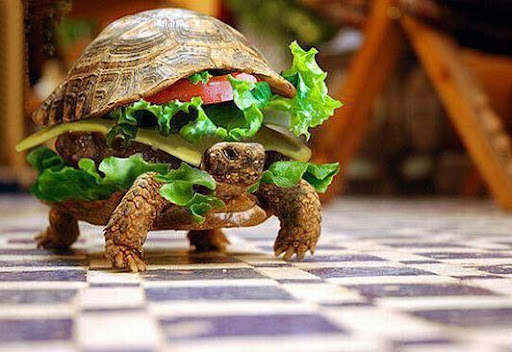
#> input picture assets/hamkroun.png, 512 x 352 px
$ python tuto1.py
#> lines starting #> are read from the running program, lines starting #| are printed output that depends on the picture
import cv2

img = cv2.imread('assets/hamkroun.png',1)
#> img is the input picture: shape (352, 512, 3); mean B, G, R 92.2, 118.9, 140.6
img = cv2.resize(img,(0,0),fx=0.5,fy=0.5)
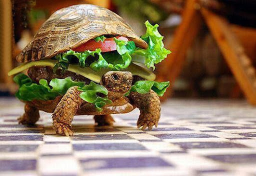
#> img: shape (176, 256, 3); mean B, G, R 92.4, 119, 140.7
img = cv2.rotate(img, cv2.ROTATE_90_COUNTERCLOCKWISE)
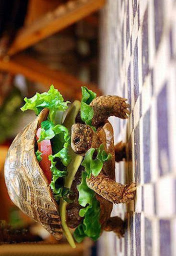
#> img: shape (256, 176, 3); mean B, G, R 92.4, 119, 140.7

cv2.imwrite('assets/new_img.png',img)
cv2.imshow('Image',img)
cv2.waitKey(0) # cv2.waitKey(2000)

cv2.destroyAllWindows()

$ run again, with assets/soccer_practice.jpg saved as assets/hamkroun.png
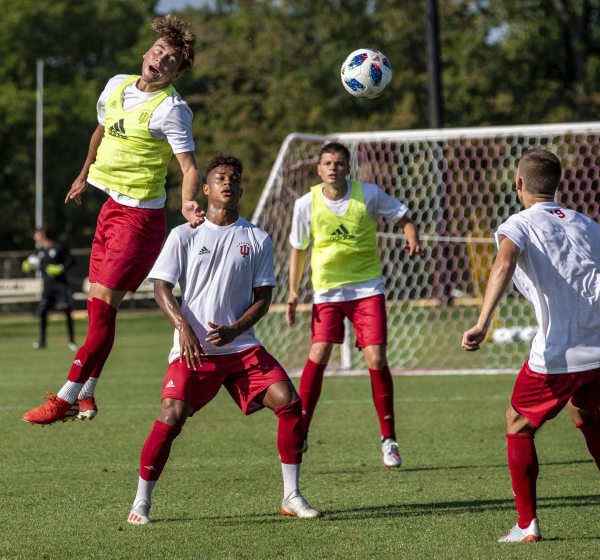
#> input picture assets/soccer_practice.jpg, 1200 x 1119 px (shown at 1/2 size)
#> img is the input picture: shape (1119, 1200, 3); mean B, G, R 70.9, 96, 102.6
#> `img = cv2.resize(img,(0,0),fx=0.5,fy=0.5)`:
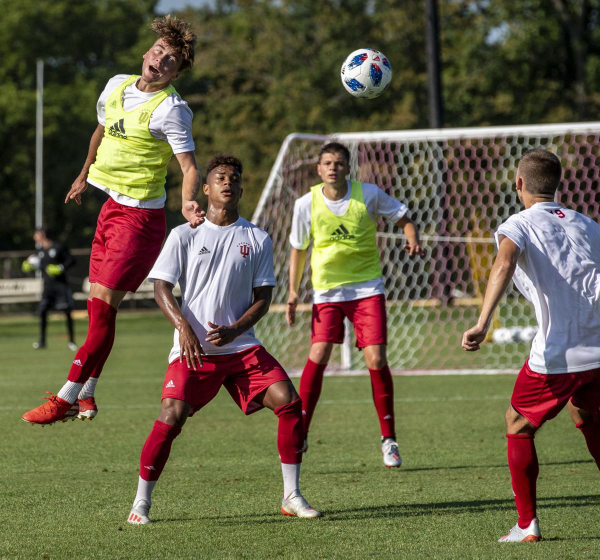
#> img: shape (560, 600, 3); mean B, G, R 71.1, 96.1, 102.7
#> `img = cv2.rotate(img, cv2.ROTATE_90_COUNTERCLOCKWISE)`:
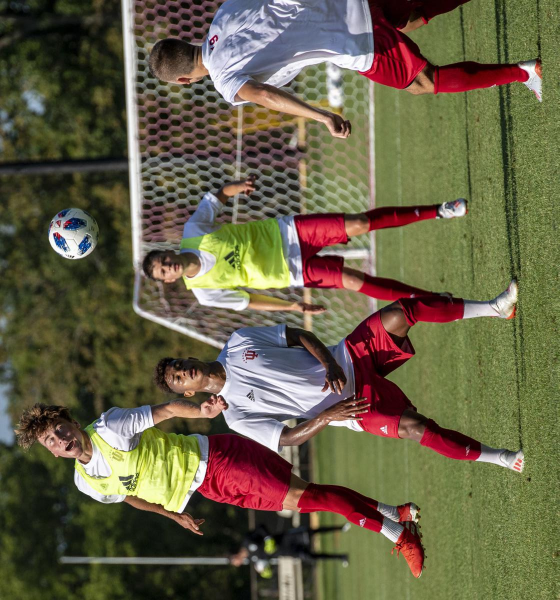
#> img: shape (600, 560, 3); mean B, G, R 71.1, 96.1, 102.7
